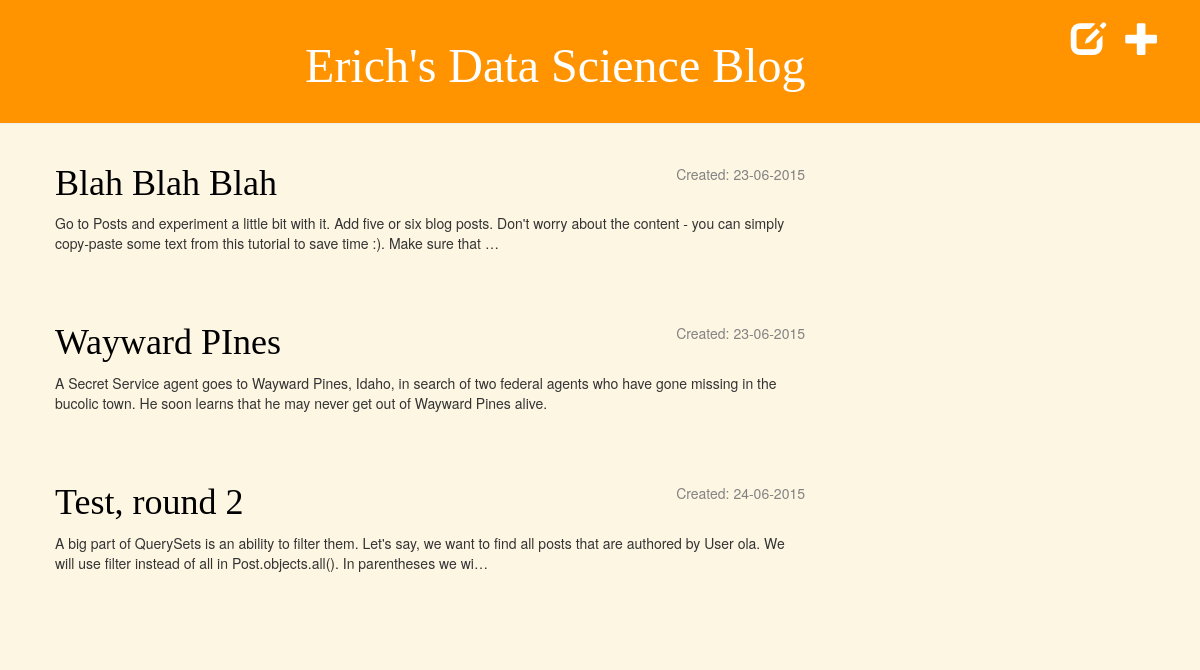
The page /drafts/ on the database as committed earlier.
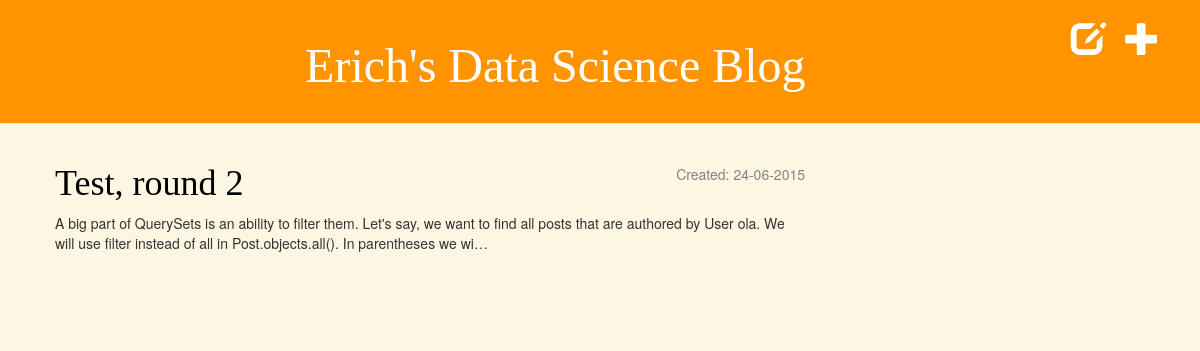
The same page on the database as committed later.
### blog/models.py (models this page shows, shortened)
class Post(models.Model):
    author = models.ForeignKey('auth.User')
    title = models.CharField(max_length=200)
    text = models.TextField()
    created_date = models.DateTimeField(default=timezone.now)
    published_date = models.DateTimeField(blank=True, null=True)

### blog/views.py (the view)
# urls.py: url(r'^drafts/$', views.post_draft_list, name='post_draft_list'),
def post_draft_list(request):
    posts = Post.objects.filter(published_date__isnull=True).order_by(
        'created_date')
    return render(request, 'blog/post_draft_list.html', {'posts': posts})

### blog/templates/blog/post_draft_list.html
{% extends 'blog/base.html' %}
{% block content %}
    {% for post in posts %}
        <div class="post">
            <p class="date">Created: {{ post.created_date|date:'d-m-Y' }}</p>
            <h1><a href="{% url 'blog.views.post_detail' pk=post.pk %}">{{ post.title }}</a></h1>
            <p>{{ post.text|truncatechars:200 }}</p>
        </div>
    {% endfor %}
{% endblock %}

Rows that differ between the two databases and show on the page:
no longer on this page (row edited): Post: created_date "23-06-2015", title "Blah Blah Blah", text "Go to Posts and experiment a little bit with it. Add five or six blog posts. Don't worry about the content - you can simply copy-paste some text from this tutorial to save time :). Make sure that …"
no longer on this page (row edited): Post: created_date "23-06-2015", title "Wayward PInes", text "A Secret Service agent goes to Wayward Pines, Idaho, in search of two federal agents who have gone missing in the bucolic town. He soon learns that he may never get out of Wayward Pines alive."
